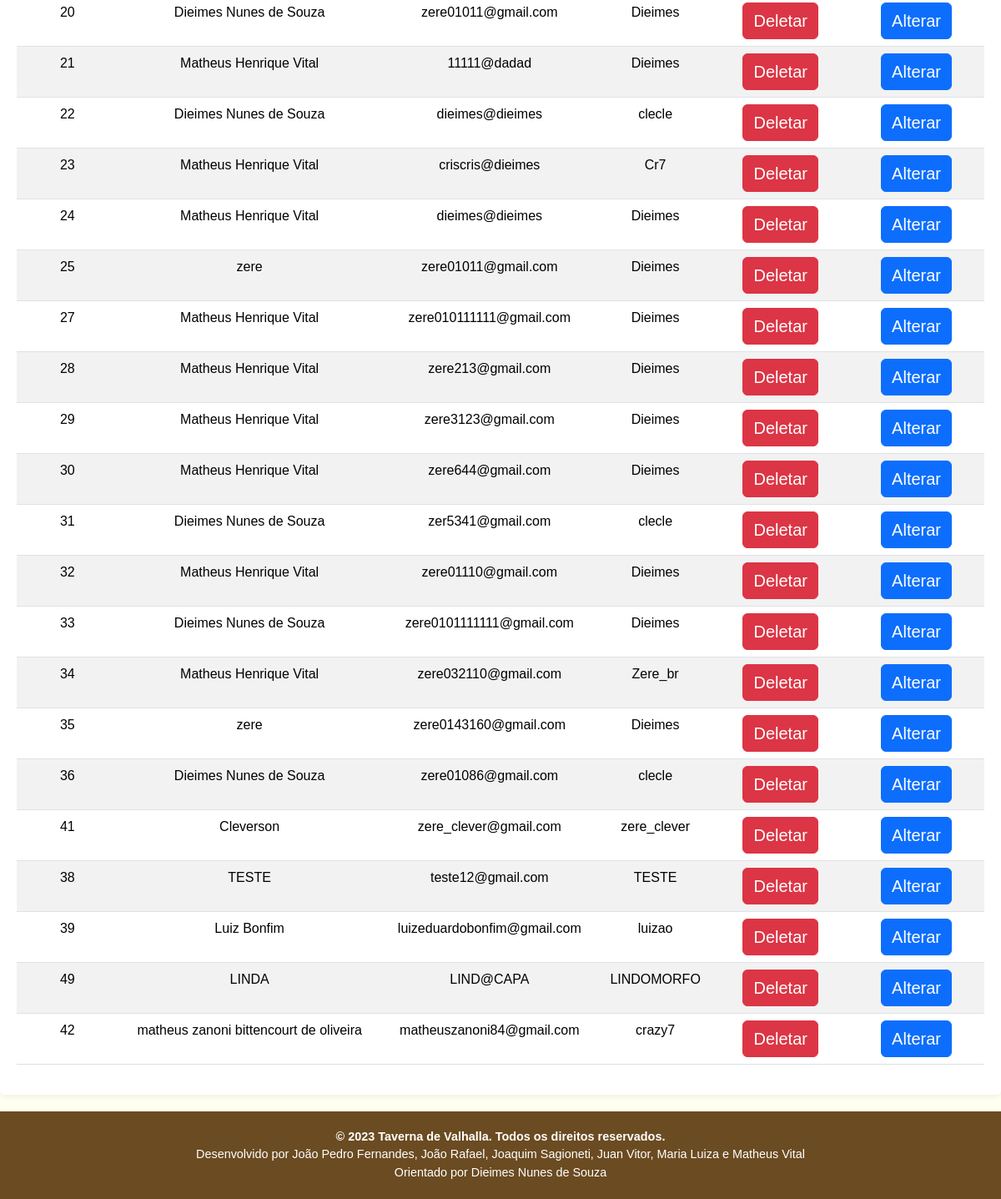
/adm/contas_sistema.php (signed in, lower part), run on an earlier commit of the app's database.
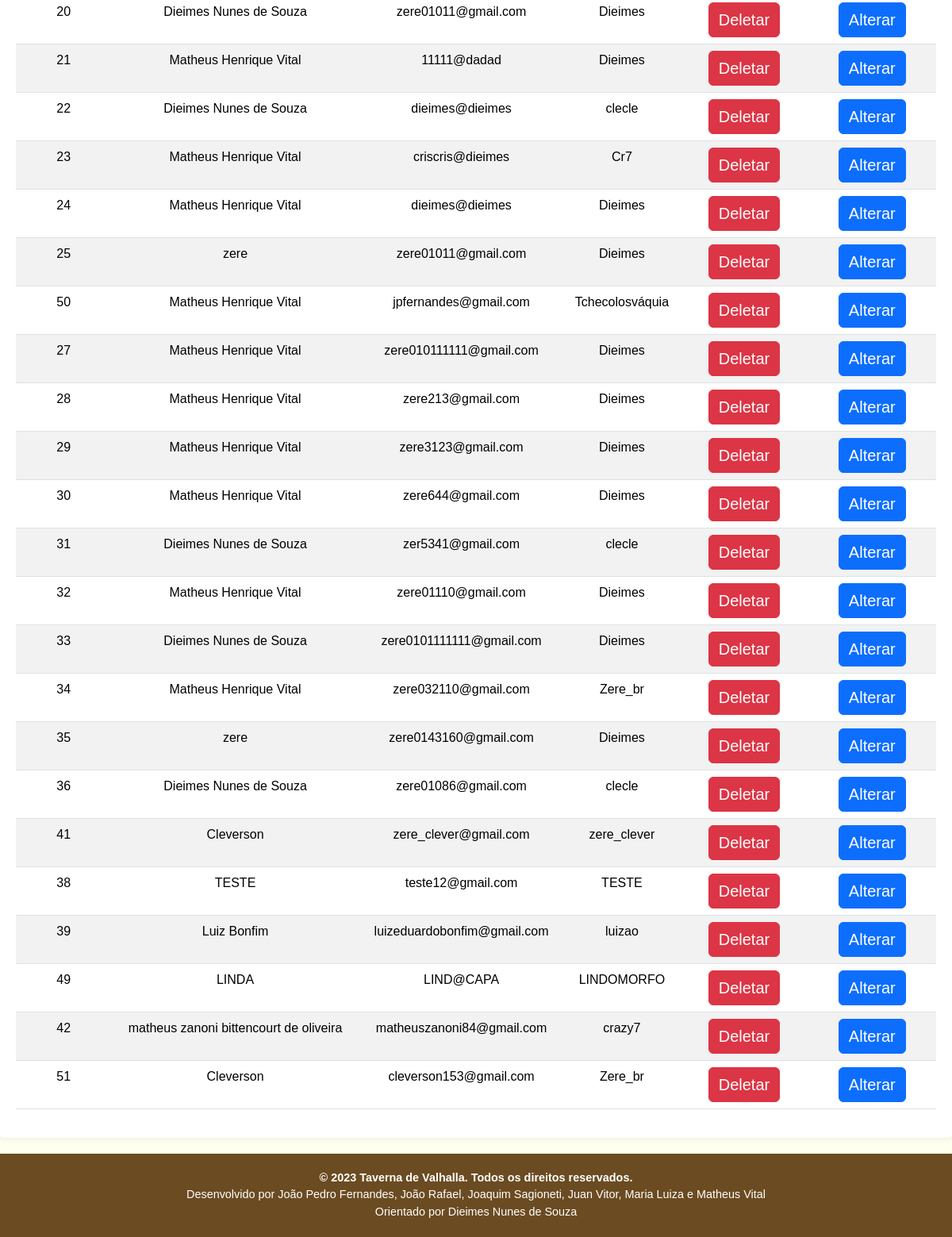
And on a later commit of the database.
### tables this page shows
CREATE TABLE IF NOT EXISTS `cadastro` (
  `id_login` int(11) NOT NULL AUTO_INCREMENT,
  `email` varchar(100) NOT NULL,
  `senha` varchar(100) NOT NULL,
  `nome` varchar(100) NOT NULL,
  `telefone` varchar(16) NOT NULL,
  `username` varchar(100) NOT NULL,
  `cpf` varchar(100) NOT NULL,
  `endereco` varchar(100) NOT NULL,
  `foto_perfil_caminho` varchar(300) NOT NULL,
  PRIMARY KEY (`id_login`)
);

### adm/contas_sistema.php (the view, shortened to what this page needs)
<?php
include('../static/conexao.php');
$consultar_banco = "SELECT * FROM cadastro";
$retorno_consulta = $mysqli->query($consultar_banco) or die($mysqli->error);
?>
<!DOCTYPE html>
<html lang="pt-br">
<head>
    <link rel="stylesheet" href="style.css">
    <link href="https://cdn.jsdelivr.net/npm/bootstrap@5.3.2/dist/css/bootstrap.min.css" rel="stylesheet">
    <link rel="stylesheet" href="../css/style.css">
    <link rel="stylesheet" href="../css/dieimes.css">
    <link rel="stylesheet" href="../css/menu_dieimes.css">
</head>
<body>
    <br>
    <br>
    <div id="contaaiiner" class="container-fluid">
    <div class="row-fluid">
        <div id="alinhar_dashboard" class="table-responsive">
            <div class="table-responsive">
            <table id="table" class="table table-striped">
                <tbody>
                    <?php
                    while ($logins = $retorno_consulta->fetch_assoc()) {
                    ?>
                        <tr>
                            <td><?php echo $logins['id_login']; ?></td>
                            <td><?php echo $logins['nome']; ?> </td>
                            <td><?php echo $logins['email']; ?> </td>
                            <td><?php echo $logins['username']; ?></td>
                            <td class="text-center">
                                <a id="butao-adm" class="btn btn-danger" href="../user/deletar.php?codigo_cadastro=<?php echo $logins['id_login']; ?>">Deletar</a>
                            </td>
                            <td class="text-center">
                                <a id="butao-adm" class="btn btn-primary" href="alterar/alterar_adm.php">Alterar</a>
                            </td>
                        </tr>
                    <?php
                    }
                    ?>
                </tbody>
            </table>
            </div>
        </div>
        </div>
    </div>
    <?php
    include('../static/rodape.php');
    ?>
</body>
</html>

What changed in the data, as far as the page shows it:
added cadastro: id_login "50", nome "Matheus Henrique Vital", email "jpfernandes@gmail.com", username "Tchecolosváquia"
added cadastro: id_login "51", nome "Cleverson", email "cleverson153@gmail.com", username "Zere_br"
